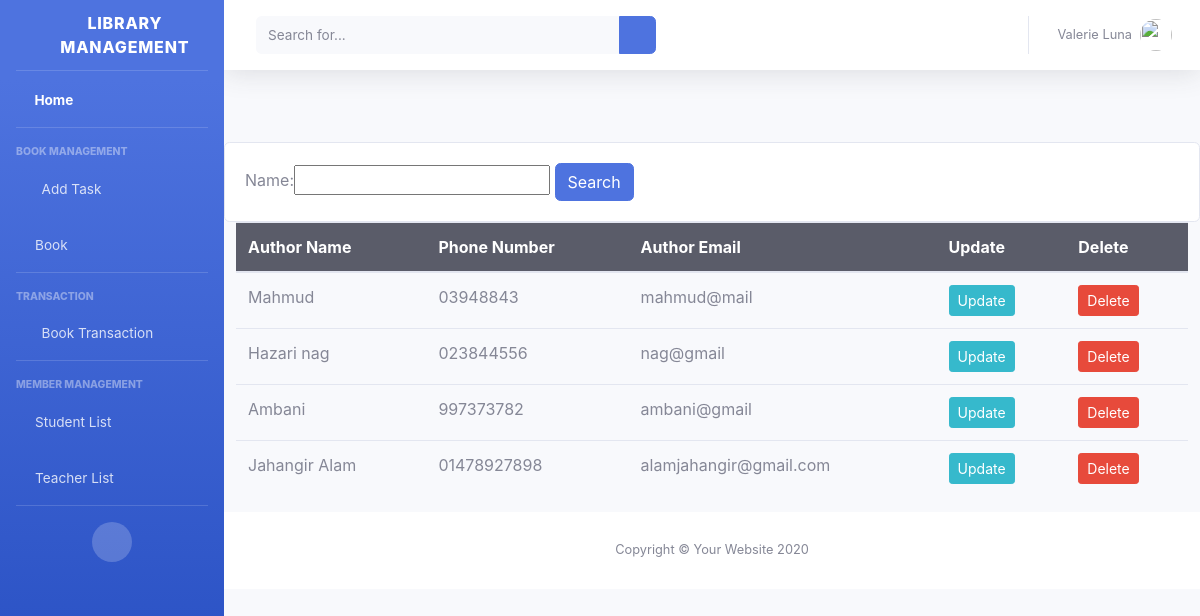
Page /author/ on the committed database.
### library/models.py (models this page shows, shortened)
class Author(models.Model):
    name=models.CharField(max_length= 100,null=True)
    phone=models.CharField(max_length= 100,null=True,blank=True)
    email=models.CharField(max_length= 100,null=True,blank=True)
    class Meta:
         db_table = 'library_author'

### library/views.py (the view)
# urls.py: path('author/',views.author,name='author'),
def author(request):
    authors = Author.objects.all()
    myFilter = authorFilter(request.GET,queryset=authors)
    authors = myFilter.qs
    context={
        'authors':authors,
        'myFilter':myFilter
    }
    return render(request,'library/author.html',context)

### templates/library/author.html
{%extends 'library/main.html'%}
{%block content%}
<br>
<br>
<div class="row">
  <div class="col">
    <div class="card card-body">
      <form method="GET">
        {{myFilter.form}}
        <button class="btn btn-primary" type="submit">Search</button>
      </form>
    </div>
  </div>
</div>
<div class="container">
    <div class="row" >
        <table class="table mb-3">
          <thead class="thead bg-dark text-white ">
            <tr>
              <th scope="col">Author Name</th>
              <th scope="col">Phone Number</th>
              <th scope="col">Author Email</th>
              <th scope="col">Update</th>
              <th scope="col">Delete</th>
            </tr>
          </thead>
          {%for author in authors%}
          <tr>
            <td>{{author.name}}</td>
            <td>{{author.phone}}</td>
            <td>{{author.email}}</td>
            <td><a class='btn btn-sm btn-info' href="{% url 'updateauthor' author.id %}">Update</a></td>
            <td><a class='btn btn-sm btn-danger' href="{% url 'deleteauthor' author.id %}">Delete</a></td>
          </tr>
          {%endfor%}
        </table>
  </div>
</div>
{%endblock%}

### rows in the picture
Author: name "Mahmud", phone "03948843", email "mahmud@mail"
Author: name "Hazari nag", phone "023844556", email "nag@gmail"
Author: name "Ambani", phone "997373782", email "ambani@gmail"
Author: name "Jahangir Alam", phone "01478927898", email "alamjahangir@gmail.com"
